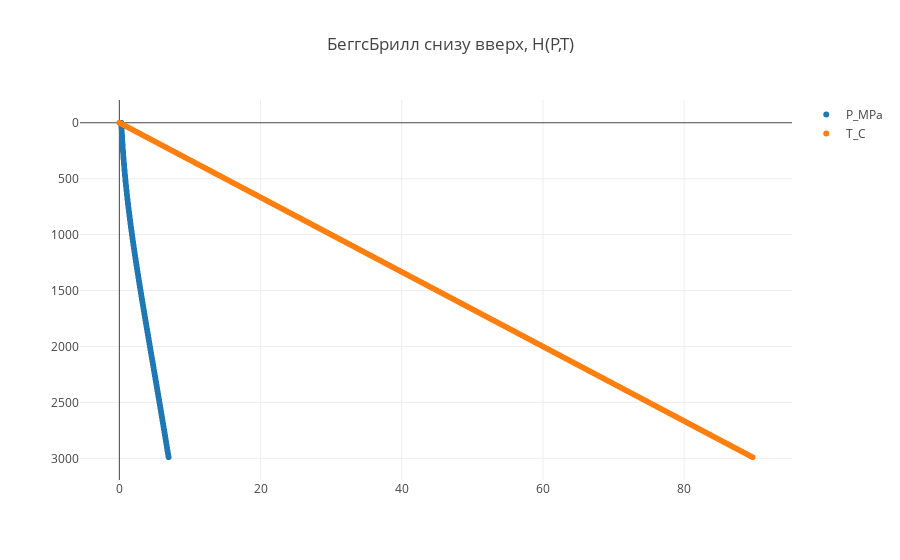

The notebook cell this image was saved under:
### Markdown cell above
Построение графиков

### Code cell
tracep = go.Scattergl(
    x = hydr_data.p_list,
    y = hydr_data.h_list,
    name = 'P_MPa',
    mode = 'markers'
)

tracet = go.Scattergl(
    x = hydr_data.t_list,
    y = hydr_data.h_list,
    name = 'T_C',
    mode = 'markers'
)

data = [tracep, tracet]

plot()

### Figure 1 — Plotly figure (JSON) as saved in the notebook; plotly's stock layout.template omitted (floating-point values rounded to 4 significant figures; data arrays with more than 128 entries replaced by an {"elided": "..."} marker saying what was removed)
{"data": [{"mode": "markers", "name": "P_MPa", "type": "scattergl", "uid": "0d5ea412-cfbb-4b5c-aaf8-d80e9c67185d", "x": {"elided": "600 float values"}, "y": {"elided": "600 int values"}}, {"mode": "markers", "name": "T_C", "type": "scattergl", "uid": "eb1d3b98-30b0-4fdd-b28e-6264f0203254", "x": {"elided": "600 float values"}, "y": {"elided": "600 int values"}}], "layout": {"title": {"text": "БеггсБрилл снизу вверх, H(P,T)"}, "yaxis": {"autorange": "reversed"}}}
